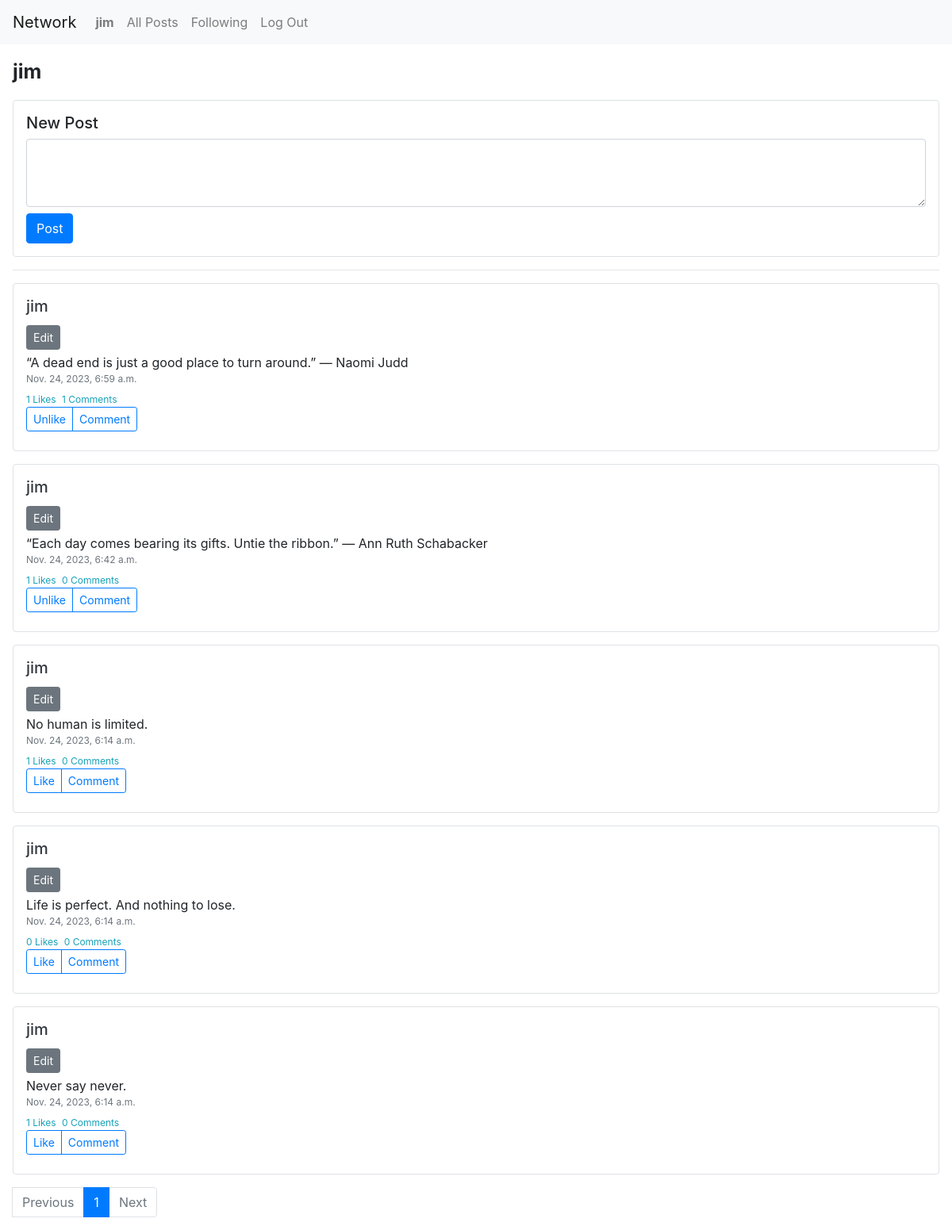
The page /profile/jim (signed in) on the database its author committed.
### network/models.py (models this page shows)
class User(AbstractUser):
    pass

class Post(models.Model):
    user = models.ForeignKey(User, on_delete=models.CASCADE, related_name="author")
    content = models.TextField()
    create_time = models.DateTimeField(auto_now_add=True)
    likes = models.IntegerField(default=0)
    comments = models.IntegerField(default=0)

### network/views.py (the view)
# urls.py: path("profile/<str:name>", views.profile, name="profile"),
def profile(request, name):
    user = get_object_or_404(User, username=name)
    if request.user.is_authenticated:
        try:
            is_follow = Follower.objects.get(follower=request.user, followed_user=user)
        except ObjectDoesNotExist:
            message = "Follow"
        else:
            message = "Followed"
        if user != request.user:
            can_follow = True
        else:
            can_follow = False
    else:
        can_follow = False
        message = ""
    filter_posts = Post.objects.filter(user=user).order_by("-create_time")
    posts = paginate_post(request, filter_posts)
    like_messages = generate_likes_list(request, posts)
    comments_list = generate_comments_list(posts)
    return render(request, "network/profile.html", {
        "user_name": user.username,
        "posts": posts,
        "can_follow": can_follow,
        "message": message,
        "likes": like_messages,
        "comments_list": comments_list
    })

### network/views.py (called while the page is built)
def paginate_post(request, filter_posts):
    posts_per_page = 10
    paginator = Paginator(filter_posts, posts_per_page)
    page_number = request.GET.get('page')
    try:
        posts = paginator.page(page_number)
    except PageNotAnInteger:
        posts = paginator.page(1)
    except EmptyPage:
        posts = paginator.page(paginator.num_pages)
    return posts

@login_required
def generate_likes_list(request, posts):
    like_messages = []
    for post in posts:
        liked = Like.objects.filter(user=request.user, post=post).exists()
        if liked:
            message = "Unlike"
        else:
            message = "Like"
        like_messages.append(message)
    return like_messages

def generate_comments_list(posts):
    comments_list = []
    for post in posts:
        comments = Comment.objects.filter(post=post)
        post.comments = comments.count()
        post.save()
        comments_list.append(comments)
    return comments_list

### network/templates/network/profile.html (shortened to what this page needs)
{% extends "network/layout.html" %}
{% load static %}
{% block body %}
    <div class="mx-3 my-3">
        <div class="user-container">
            <div class="user-title">{{ user_name }}</div>
        </div>
        {% if user.username == user_name %}
            <div class="border rounded px-3 py-3 mt-3">
                <h5>New Post</h5>
                <form method="POST" action="{% url 'post' %}">
                    <textarea class="form-control" name="content" rows="3"></textarea>
                    <button class="btn btn-primary mt-2" type="submit">Post</button>
                </form>
            </div>
            <hr/>
        {% endif %}
        {% for post in posts %}
            <div class="border rounded px-3 py-3 mt-3">
                <h5><a href="{% url 'profile' post.user %}" class="text-dark">{{ post.user }}</a></h5>
                {% if user == post.user %}
                    <button type="button" class="btn btn-secondary btn-sm js-edit-btn my-1" data-post-id="{{ post.id|safe }}">Edit</button>
                {% endif %}
                <div class="post-content" id='post-id{{ post.id }}-content'>{{ post.content }}</div>
                <div class="post-time text-secondary" id='post-id{{ post.id }}-time'>{{ post.create_time }}</div>
                <div class="post-datas mt-2 text-info">
                    <span id="post-id{{ post.id }}-count-likes">{{ post.likes }} Likes</span>
                    <span class="ml-1"><span id="post-id{{ post.id }}-count-comments">{{ post.comments }}</span> Comments</span>
                </div>
                {% if user.is_authenticated %}
                    <div class="btn-group btn-group-sm" role="group" aria-label="Small button group">
                        {% for like in likes %}
                            {% if forloop.counter0 == forloop.parentloop.counter0 %}
                                <button type="button" class="btn btn-outline-primary js-like-btn" data-post-id="{{ post.id|safe }}">{{ like }}</button>
                            {% endif %}
                        {% endfor %}
                        <button type="button" class="btn btn-outline-primary js-comment-btn" data-post-id="{{ post.id|safe }}">Comment</button>
                    </div>
                {% else %}
                    <div class="text-warning require-login-text mt-1">Log in to like and comment on the post.</div>
                {% endif %}
            </div>
        {% endfor %}
        <nav aria-label="..." class="mt-3">
            <ul class="pagination">
                <li class="page-item">
                    {% if posts.has_previous %}
                        <a class="page-link" href="?page={{ posts.previous_page_number }}">Previous</a>
                    {% else %}
                        <li class="page-item disabled">
                            <span class="page-link">Previous</span>
                        </li>
                    {% endif %}
                </li>
                {% for page_num in posts.paginator.page_range %}
                    {% if posts.number == page_num %}
                        <li class="page-item active" aria-current="page">
                                <span class="page-link">
                                    {{ page_num }}
                            </span>
                        </li>
                    {% else %}
                        <li class="page-item"><a class="page-link" href="?page={{ page_num }}">{{ page_num }}</a></li>
                    {% endif %}
                {% endfor %}
                <li class="page-item">
                    {% if posts.has_next %}
                        <a class="page-link" href="?page={{ posts.next_page_number }}">Next</a>
                    {% else %}
                        <li class="page-item disabled">
                            <span class="page-link">Next</span>
                        </li>
                    {% endif %}
                </li>
            </ul>
        </nav>
    </div>
{% endblock %}

### network/templates/network/layout.html (shortened to what this page needs)
{% load static %}
<!DOCTYPE html>
<html lang="en">
    <head>
        <link rel="stylesheet" href="https://stackpath.bootstrapcdn.com/bootstrap/4.4.1/css/bootstrap.min.css">
        <link href="{% static 'network/styles.css' %}" rel="stylesheet">
    </head>
    <body>
        <nav class="navbar navbar-expand-lg navbar-light bg-light">
            <a class="navbar-brand" href="#">Network</a>
            <div>
                <ul class="navbar-nav mr-auto">
                    {% if user.is_authenticated %}
                        <li class="nav-item">
                            <a class="nav-link" href="{% url 'profile' user.username %}"><strong>{{ user.username }}</strong></a>
                        </li>
                    {% endif %}
                    <li class="nav-item">
                    <a class="nav-link" href="{% url 'index' %}">All Posts</a>
                    </li>
                    {% if user.is_authenticated %}
                        <li class="nav-item">
                            <a class="nav-link" href="{% url 'following' %}">Following</a>
                        </li>
                        <li class="nav-item">
                            <a class="nav-link" href="{% url 'logout' %}">Log Out</a>
                        </li>
                    {% endif %}
                </ul>
            </div>
        </nav>
        <div class="body">
            {% block body %}
            {% endblock %}
        </div>
    </body>
</html>

### network/static/network/styles.css (style rules this page uses)
.post-content { font-size: 16px; }
.post-time { font-size: 12px; }
.post-datas { font-size: 12px; }
.user-container { display: flex; align-items: center; }
.user-title { font-size: 25px; font-weight: bold; }

### rows shown on the page
User: username "jim"
Post: user "jim", content "“A dead end is just a good place to turn around.” — Naomi Judd", create_time "Nov. 24, 2023, 6:59 a.m.", likes "1", comments "1", likes "Unlike"
Post: user "jim", content "“Each day comes bearing its gifts. Untie the ribbon.” — Ann Ruth Schabacker", create_time "Nov. 24, 2023, 6:42 a.m.", likes "1", comments "0", likes "Unlike"
Post: user "jim", content "No human is limited.", create_time "Nov. 24, 2023, 6:14 a.m.", likes "1", comments "0", likes "Like"
Post: user "jim", content "Life is perfect. And nothing to lose.", create_time "Nov. 24, 2023, 6:14 a.m.", likes "0", comments "0", likes "Like"
Post: user "jim", content "Never say never.", create_time "Nov. 24, 2023, 6:14 a.m.", likes "1", comments "0", likes "Like"

### other values the page prints
{{ page_num }} "1"
